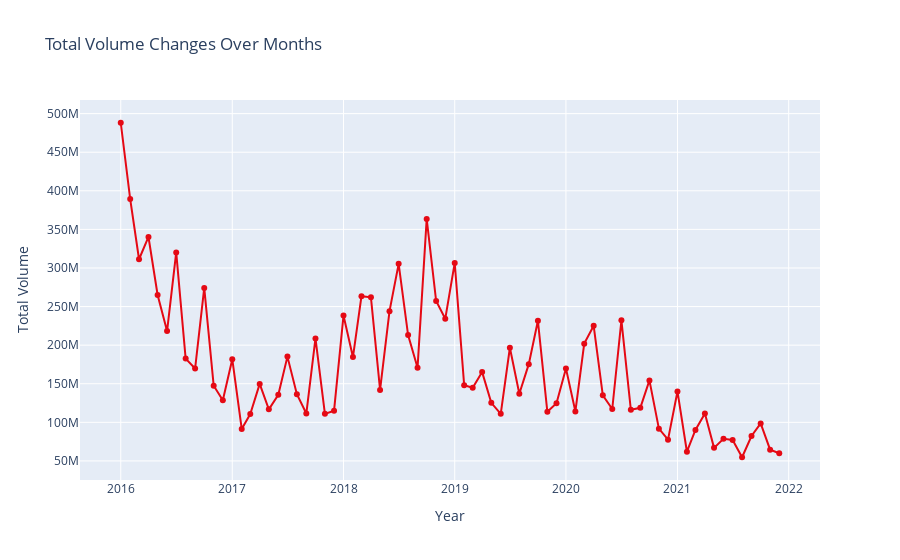

The cell this chart's notebook holds for it:
### Code cell
temp_stocks = stocks.copy()
temp_stocks['Year-Month'] = pd.to_datetime(stocks['Year-Month'])
stocks_agg = temp_stocks.groupby('Year-Month')['Volume'].sum().reset_index()
stocks_agg.sort_values(by='Year-Month', inplace=True)

fig = go.Figure()
fig.add_trace(go.Scatter(x=stocks_agg['Year-Month'], 
                         y=stocks_agg['Volume'], 
                         mode='lines+markers', 
                         name='Total Volume',
                         line=dict(color='#E50914'),
                         marker=dict(color='#E50914')))

fig.update_layout(title='Total Volume Changes Over Months',
                  xaxis_title='Year',
                  yaxis_title='Total Volume')


fig.show()
